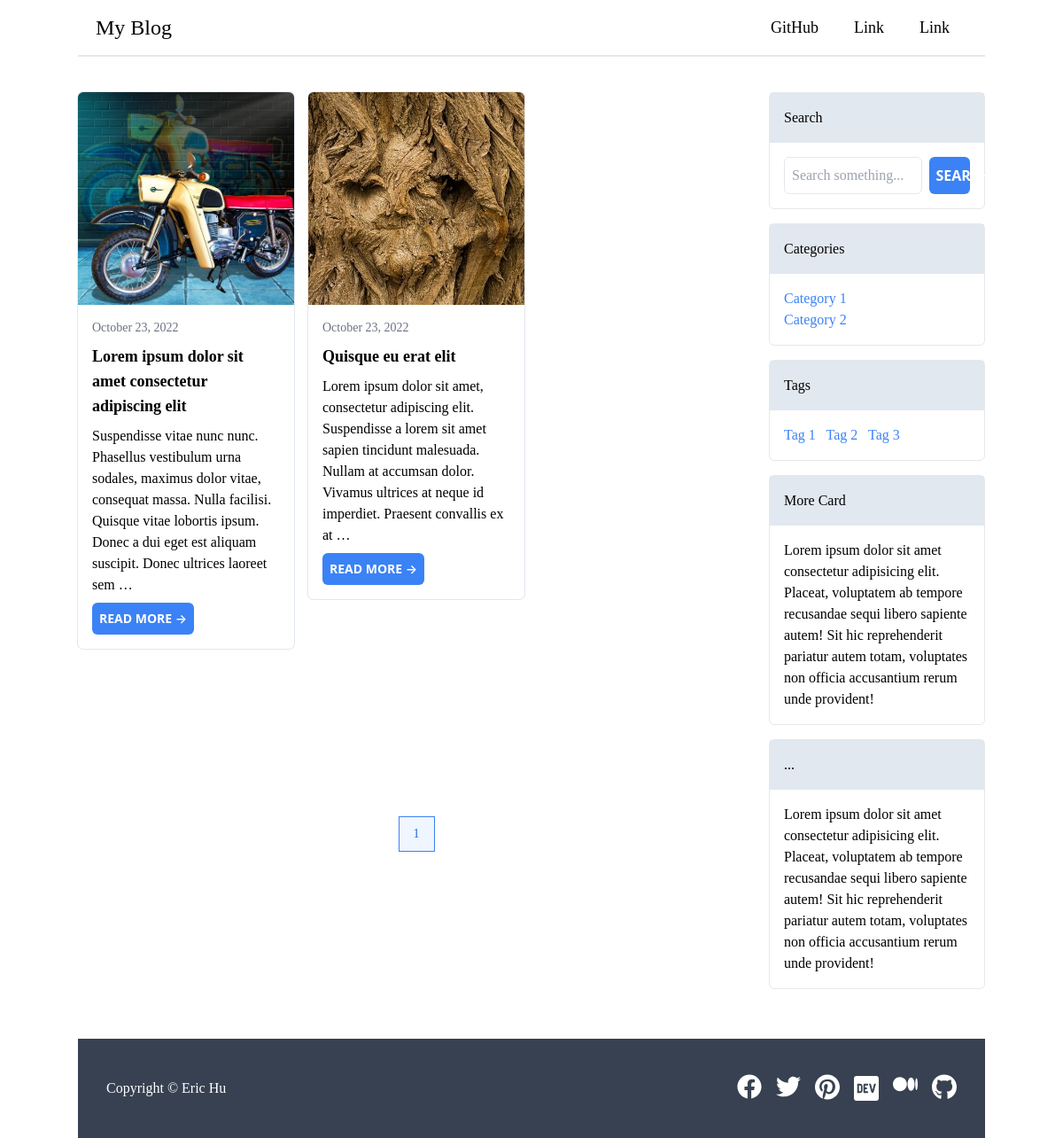
The app's page /tag/tag-3 with its own data.
### blog/models.py (models this page shows, shortened)
class Post(models.Model):
    title = models.CharField(max_length=200)
    slug = models.SlugField(unique=True)
    content = RichTextField()
    featured_image = models.ImageField(upload_to="images/")
    is_published = models.BooleanField(default=False)
    is_featured = models.BooleanField(default=False)
    created_at = models.DateField(auto_now=True)
    category = models.ForeignKey(Category, on_delete=models.CASCADE)
    tag = models.ManyToManyField(Tag)
    user = models.ForeignKey(User, on_delete=models.CASCADE)

class Category(models.Model):
    name = models.CharField(max_length=200)
    slug = models.SlugField(unique=True)
    description = models.TextField()
    class Meta:
        verbose_name_plural = "categories"

class Tag(models.Model):
    name = models.CharField(max_length=200)
    slug = models.SlugField(unique=True)
    description = models.TextField()

### blog/views.py (the view)
# urls.py: path("tag/<slug:slug>", views.tag, name="tag"),
def tag(request, slug):
    site = Site.objects.first()
    posts = Post.objects.filter(tag__slug=slug).filter(is_published=True)
    requested_tag = Tag.objects.get(slug=slug)
    categories = Category.objects.all()
    tags = Tag.objects.all()
    page = request.GET.get("page", "")  # Get the current page number
    posts = Post.objects.filter(tag__slug=slug).filter(is_published=True)
    paginator = Paginator(posts, n)  # Showing 1 post for every page
    try:
        posts = paginator.page(page)
    except PageNotAnInteger:
        posts = paginator.page(1)
    except EmptyPage:
        posts = paginator.page(paginator.num_pages)
    return render(
        request,
        "tag.html",
        {
            "site": site,
            "posts": posts,
            "tag": requested_tag,
            "categories": categories,
            "tags": tags,
        },
    )

### templates/tag.html (shortened to what this page needs)
{% extends 'layout.html' %}
{% block content %}
<div class="grid grid-cols-4 gap-4 py-10">
  <div class="col-span-3 grid grid-cols-1">
    {% include "vendor/list.html" %}
  </div>
  {% include "vendor/sidebar.html" %}
</div>
{% endblock %}

### templates/vendor/list.html (shortened to what this page needs)
<div class="grid grid-cols-3 gap-4">
  {% for post in posts %}
  <div class="mb-4 ring-1 ring-slate-200 rounded-md h-fit hover:shadow-md">
    <a href="{% url 'post' post.slug %}"
      ><img
        class="rounded-t-md object-cover h-60 w-full"
        src="{{ post.featured_image.url }}"
        alt="..."
    /></a>
    <div class="m-4 grid gap-2">
      <div class="text-sm text-gray-500">
        {{ post.created_at|date:"F j, o" }}
      </div>
      <h2 class="text-lg font-bold">{{ post.title }}</h2>
      <p class="text-base">
        {{ post.content|striptags|truncatewords:30 }}
      </p>
      <a
        class="bg-blue-500 hover:bg-blue-700 rounded-md p-2 text-white uppercase text-sm font-semibold font-sans w-fit focus:ring"
        href="{% url 'post' post.slug %}"
        >Read more →</a
      >
    </div>
  </div>
  {% endfor %}
</div>
<nav
  class="isolate inline-flex -space-x-px rounded-md mx-auto my-5 max-h-10"
  aria-label="Pagination"
>
  {% for i in posts.paginator.page_range %}
  {% if posts.number == i %}
  <a
    href="?page={{ i }}"
    aria-current="page"
    class="relative z-10 inline-flex items-center border border-blue-500 bg-blue-50 px-4 py-2 text-sm font-medium text-blue-600 focus:z-20"
    >{{ i }}</a
  >
  {% endif %}
  {% endfor %}
</nav>

### templates/vendor/sidebar.html (shortened to what this page needs)
<div class="col-span-1">
  <div class="border rounded-md mb-4">
    <div class="bg-slate-200 p-4">Search</div>
    <div class="p-4">
      <form action="{% url 'search' %}" method="POST" class="grid grid-cols-4 gap-2">
        <input
          type="text"
          name="q"
          id="search"
          class="border rounded-md w-full focus:ring p-2 col-span-3"
          placeholder="Search something..."
        />
        <button
          type="submit"
          class="bg-blue-500 hover:bg-blue-700 rounded-md p-2 text-white uppercase font-semibold font-sans w-full focus:ring col-span-1"
        >
          Search
        </button>
      </form>
    </div>
  </div>
  <div class="border rounded-md mb-4">
    <div class="bg-slate-200 p-4">Categories</div>
    <div class="p-4">
      <ul class="list-none list-inside">
        {% for category in categories %}
        <li>
          <a
            href="{% url 'category' category.slug %}"
            class="text-blue-500 hover:underline"
            >{{ category.name }}</a
          >
        </li>
        {% endfor %}
      </ul>
    </div>
  </div>
  <div class="border rounded-md mb-4">
    <div class="bg-slate-200 p-4">Tags</div>
    <div class="p-4">
      {% for tag in tags %}
      <span class="mr-2"
        ><a
          href="{% url 'tag' tag.slug %}"
          class="text-blue-500 hover:underline"
          >{{ tag.name }}</a
        ></span
      >
      {% endfor %}
    </div>
  </div>
  <div class="border rounded-md mb-4">
    <div class="bg-slate-200 p-4">More Card</div>
    <div class="p-4">
      <p>
        Lorem ipsum dolor sit amet consectetur adipisicing elit. Placeat,
        voluptatem ab tempore recusandae sequi libero sapiente autem! Sit hic
        reprehenderit pariatur autem totam, voluptates non officia accusantium
        rerum unde provident!
      </p>
    </div>
  </div>
  <div class="border rounded-md mb-4">
    <div class="bg-slate-200 p-4">...</div>
    <div class="p-4">
      <p>
        Lorem ipsum dolor sit amet consectetur adipisicing elit. Placeat,
        voluptatem ab tempore recusandae sequi libero sapiente autem! Sit hic
        reprehenderit pariatur autem totam, voluptates non officia accusantium
        rerum unde provident!
      </p>
    </div>
  </div>
</div>

### records on screen
Post: featured_image (picture), created_at "October 23, 2022", title "Lorem ipsum dolor sit amet consectetur adipiscing elit", content "Suspendisse vitae nunc nunc. Phasellus vestibulum urna sodales, maximus dolor vitae, consequat massa. Nulla facilisi. Quisque vitae lobortis ipsum. Donec a dui eget est aliquam suscipit. Donec ultrices laoreet sem …"
Post: featured_image (picture), created_at "October 23, 2022", title "Quisque eu erat elit", content "Lorem ipsum dolor sit amet, consectetur adipiscing elit. Suspendisse a lorem sit amet sapien tincidunt malesuada. Nullam at accumsan dolor. Vivamus ultrices at neque id imperdiet. Praesent convallis ex at …"
Category: name "Category 1"
Category: name "Category 2"
Tag: name "Tag 1"
Tag: name "Tag 2"
Tag: name "Tag 3"

### other values on screen
{{ i }} "1"
